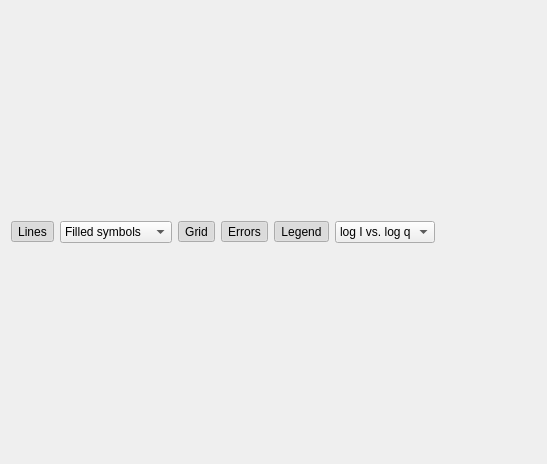
<?xml version="1.0" encoding="UTF-8"?>
<ui version="4.0">
 <class>Form</class>
 <widget class="QWidget" name="Form">
  <property name="geometry">
   <rect>
    <x>0</x>
    <y>0</y>
    <width>547</width>
    <height>464</height>
   </rect>
  </property>
  <property name="windowTitle">
   <string>Form</string>
  </property>
  <layout class="QVBoxLayout" name="verticalLayout">
   <item>
    <layout class="QHBoxLayout" name="horizontalLayout">
     <item>
      <widget class="QToolButton" name="showLinesToolButton">
       <property name="text">
        <string>Lines</string>
       </property>
       <property name="checkable">
        <bool>true</bool>
       </property>
       <property name="checked">
        <bool>true</bool>
       </property>
      </widget>
     </item>
     <item>
      <widget class="QComboBox" name="symbolsTypeComboBox">
       <property name="currentIndex">
        <number>1</number>
       </property>
       <item>
        <property name="text">
         <string>No symbols</string>
        </property>
       </item>
       <item>
        <property name="text">
         <string>Filled symbols</string>
        </property>
       </item>
       <item>
        <property name="text">
         <string>Empty symbols</string>
        </property>
       </item>
      </widget>
     </item>
     <item>
      <widget class="QToolButton" name="showGridToolButton">
       <property name="text">
        <string>Grid</string>
       </property>
       <property name="checkable">
        <bool>true</bool>
       </property>
       <property name="checked">
        <bool>true</bool>
       </property>
      </widget>
     </item>
     <item>
      <widget class="QToolButton" name="showErrorBarsToolButton">
       <property name="text">
        <string>Errors</string>
       </property>
       <property name="checkable">
        <bool>true</bool>
       </property>
       <property name="checked">
        <bool>true</bool>
       </property>
      </widget>
     </item>
     <item>
      <widget class="QToolButton" name="showLegendToolButton">
       <property name="text">
        <string>Legend</string>
       </property>
       <property name="checkable">
        <bool>true</bool>
       </property>
       <property name="checked">
        <bool>true</bool>
       </property>
      </widget>
     </item>
     <item>
      <widget class="QComboBox" name="plotTypeComboBox">
       <item>
        <property name="text">
         <string>log I vs. log q</string>
        </property>
       </item>
       <item>
        <property name="text">
         <string>I vs. log q</string>
        </property>
       </item>
       <item>
        <property name="text">
         <string>log I vs. q</string>
        </property>
       </item>
       <item>
        <property name="text">
         <string>I vs. q</string>
        </property>
       </item>
       <item>
        <property name="text">
         <string>log I vs. q^2</string>
        </property>
       </item>
       <item>
        <property name="text">
         <string>I*q^2 vs. q</string>
        </property>
       </item>
       <item>
        <property name="text">
         <string>I*q^4 vs. q</string>
        </property>
       </item>
      </widget>
     </item>
     <item>
      <spacer name="horizontalSpacer">
       <property name="orientation">
        <enum>Qt::Horizontal</enum>
       </property>
       <property name="sizeHint" stdset="0">
        <size>
         <width>40</width>
         <height>20</height>
        </size>
       </property>
      </spacer>
     </item>
    </layout>
   </item>
   <item>
    <layout class="QVBoxLayout" name="figureVerticalLayout"/>
   </item>
  </layout>
 </widget>
 <tabstops>
  <tabstop>showLinesToolButton</tabstop>
  <tabstop>symbolsTypeComboBox</tabstop>
  <tabstop>showGridToolButton</tabstop>
  <tabstop>showErrorBarsToolButton</tabstop>
  <tabstop>showLegendToolButton</tabstop>
  <tabstop>plotTypeComboBox</tabstop>
 </tabstops>
 <resources/>
 <connections/>
</ui>
